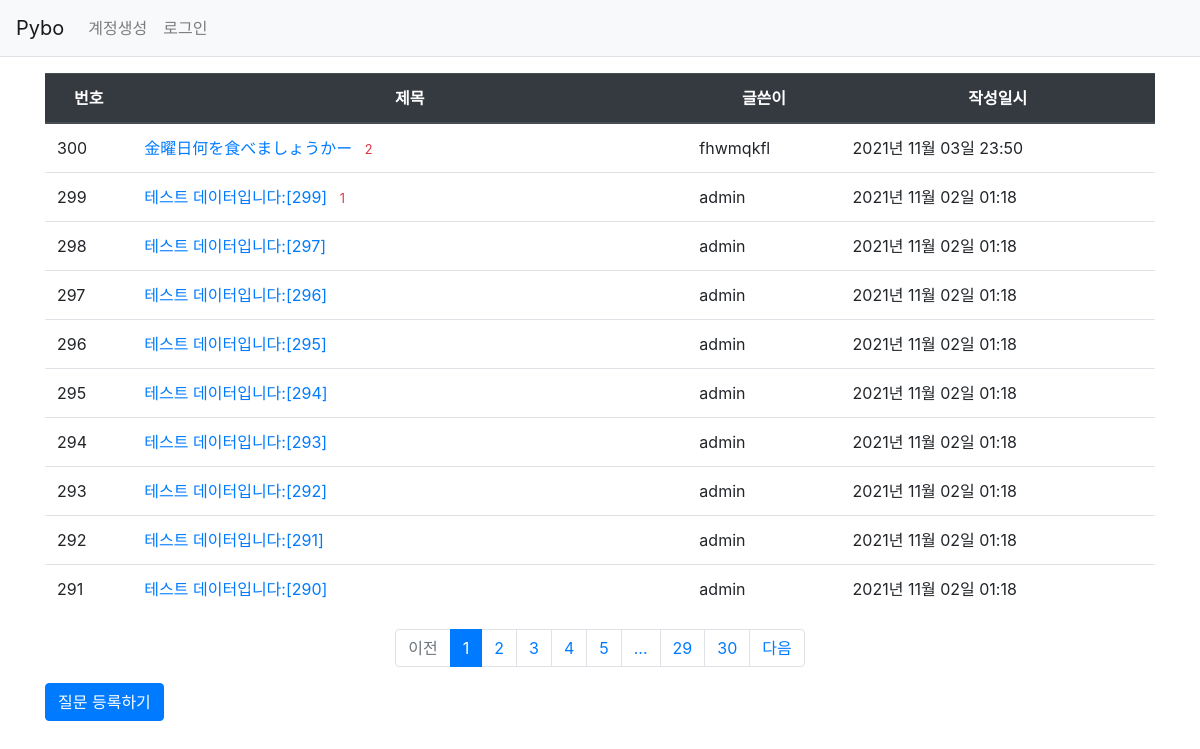
Page /question/list/ on the committed database.
### pybo/models.py (models this page shows)
class Question(db.Model):
    id = db.Column(db.Integer, primary_key=True)
    subject = db.Column(db.String(200), nullable=False)
    content = db.Column(db.Text(), nullable=False)
    create_date = db.Column(db.DateTime(), nullable=False)
    user_id = db.Column(db.Integer, db.ForeignKey('user.id', ondelete='CASCADE'), nullable=False)
    user = db.relationship('User', backref=db.backref('question_set'))
    modify_date = db.Column(db.DateTime(), nullable=True)

class User(db.Model):
    id = db.Column(db.Integer, primary_key=True)
    username = db.Column(db.String(150), unique=True, nullable=False)
    password = db.Column(db.String(200), nullable=False)
    email = db.Column(db.String(120), unique=True, nullable=False)

### pybo/views/question_views.py (the view)
@bp.route('/list/')
def _list():
    page = request.args.get('page', type=int, default=1)  # 페이지
    question_list = Question.query.order_by(Question.create_date.desc())
    question_list = question_list.paginate(page, per_page=10)
    return render_template('question/question_list.html', question_list=question_list)

### pybo/filter.py (called while the page is built)
def format_datetime(value, fmt='%Y년 %m월 %d일 %H:%M'):
    return value.strftime(fmt)

### pybo/views/auth_views.py (called while the page is built)
@bp.before_app_request
def load_logged_in_user():
    user_id = session.get('user_id')
    if user_id is None:
        g.user = None
    else:
        g.user = User.query.get(user_id)

### pybo/templates/question/question_list.html
{% extends 'base.html' %}
{% block content %}
<div class="container my-3">
    <table class="table">
        <thead>
        <tr class="text-center thead-dark">
            <th>번호</th>
            <th style="width:50%">제목</th>
            <th>글쓴이</th>
            <th>작성일시</th>
        </tr>
        </thead>
        <tbody>
        {% if question_list %}
        {% for question in question_list.items %}
        <tr>
            <td>{{ question_list.total - ((question_list.page-1) * question_list.per_page) - loop.index0 }}</td>
            <td>
                <a href="{{ url_for('question.detail', question_id=question.id) }}">{{ question.subject }}</a>
                {% if question.answer_set|length > 0 %}
                <span class="text-danger small ml-2">{{ question.answer_set|length }}</span>
                {% endif %}
            </td>
            <td>{{ question.user.username }}</td>
            <td>{{ question.create_date|datetime }}</td>
        </tr>
        {% endfor %}
        {% else %}
        <tr>
            <td colspan="3">질문이 없습니다.</td>
        </tr>
        </tr>
        {% endif %}
        </tbody>
    </table>
    <ul class="pagination justify-content-center">
        {% if question_list.has_prev %}
        <li class="page-item">
            <a class="page-link" href="?page={{ question_list.prev_num }}">이전</a>
        </li>
        {% else %}
        <li class="page-item disabled">
            <a class="page-link" tabindex="-1" aria-disabled="true" href="#">이전</a>
        </li>
        {% endif %}
        {% for page_num in question_list.iter_pages() %}
            {% if page_num %}
                {% if page_num != question_list.page %}
                <li class="page-item">
                    <a class="page-link" href="?page={{ page_num }}">{{ page_num }}</a>
                </li>
                {% else %}
                <li class="page-item active" aria-current="page">
                    <a class="page-link" href="#">{{ page_num }}</a>
                </li>
                {% endif %}
           {% else %}
                <li class="disabled">
                    <a class="page-link" href="#">...</a>
                </li>
           {% endif %}
        {% endfor %}
        {% if question_list.has_next %}
        <li class="page-item">
            <a class="page-link" href="?page={{ question_list.next_num }}">다음</a>
        </li>
        {% else %}
        <li class="page-item disabled">
            <a class="page-link" tabindex="-1" aria-disabled="true" href="#">다음</a>
        </li>
        {% endif %}
    </ul>
    <a href="{{ url_for('question.create') }}" class="btn btn-primary">질문 등록하기</a>
</div>
{% endblock %}

### pybo/templates/base.html (shortened to what this page needs)
<!doctype html>
<html lang="ko">
<head>
    <link rel="stylesheet" href="{{ url_for('static', filename='bootstrap.min.css') }}">
    <link rel="stylesheet" href="{{ url_for('static', filename='style.css') }}">
</head>
<body>
{% include "navbar.html" %}
{% block content %}
{% endblock %}
</body>
</html>

### pybo/templates/navbar.html (shortened to what this page needs)
<nav class="navbar navbar-expand-lg navbar-light bg-light border-bottom">
    <a class="navbar-brand" href="{{ url_for('main.index') }}">Pybo</a>
    <div class="collapse navbar-collapse flex-grow-0" id="navbarNav">
        {% if g.user %}
        <ul class="navbar-nav">
            <li class="nav-item ">
                <a class="nav-link" href="{{ url_for('auth.logout') }}">{{ g.user.username }} (로그아웃)</a>
            </li>
        </ul>
        {% else %}
        <ul class="navbar-nav">
            <li class="nav-item ">
                <a class="nav-link" href="{{ url_for('auth.signup') }}">계정생성</a>
            </li>
            <li class="nav-item ">
                <a class="nav-link" href="{{ url_for('auth.login') }}">로그인</a>
            </li>
        </ul>
        {% endif %}
    </div>
</nav>

### rows in the picture
Question: total "300", subject "金曜日何を食べましょうかー", answer_set|length "2", user.username "fhwmqkfl", create_date "2021년 11월 03일 23:50"
Question: total "299", subject "테스트 데이터입니다:[299]", answer_set|length "1", user.username "admin", create_date "2021년 11월 02일 01:18"
Question: id "298", subject "테스트 데이터입니다:[297]", user.username "admin", create_date "2021년 11월 02일 01:18"
Question: id "297", subject "테스트 데이터입니다:[296]", user.username "admin", create_date "2021년 11월 02일 01:18"
Question: id "296", subject "테스트 데이터입니다:[295]", user.username "admin", create_date "2021년 11월 02일 01:18"
Question: id "295", subject "테스트 데이터입니다:[294]", user.username "admin", create_date "2021년 11월 02일 01:18"
Question: id "294", subject "테스트 데이터입니다:[293]", user.username "admin", create_date "2021년 11월 02일 01:18"
Question: id "293", subject "테스트 데이터입니다:[292]", user.username "admin", create_date "2021년 11월 02일 01:18"
Question: id "292", subject "테스트 데이터입니다:[291]", user.username "admin", create_date "2021년 11월 02일 01:18"
Question: id "291", subject "테스트 데이터입니다:[290]", user.username "admin", create_date "2021년 11월 02일 01:18"

### other values in the picture
{{ page_num }} "1"
{{ page_num }} "2" "3" "4" "5" "29" "30"
